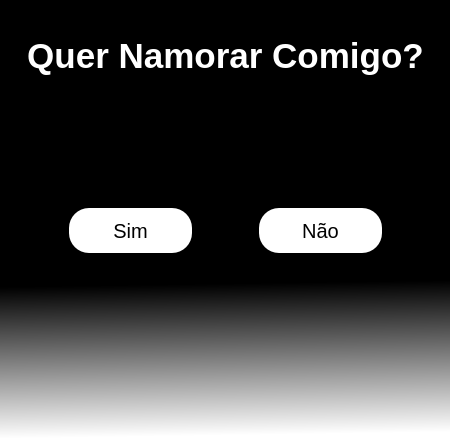
<?xml version="1.0" encoding="UTF-8"?>
<ui version="4.0">
 <class>MainWindow</class>
 <widget class="QMainWindow" name="MainWindow">
  <property name="geometry">
   <rect>
    <x>0</x>
    <y>0</y>
    <width>450</width>
    <height>438</height>
   </rect>
  </property>
  <property name="minimumSize">
   <size>
    <width>450</width>
    <height>438</height>
   </size>
  </property>
  <property name="windowTitle">
   <string>MainWindow</string>
  </property>
  <property name="styleSheet">
   <string notr="true">QWidget#centralwidget{
Backgound-color: qlineargradient(spread:pad, x1:0, y1:0, x2:1, y2:0, stop:0 rgba(0, 0, 0, 255), stop:1 rgba(255, 255, 255, 255));
}</string>
  </property>
  <widget class="QWidget" name="centralwidget">
   <property name="styleSheet">
    <string notr="true">QWidget#centralwidget{
background-color: qlineargradient(spread:pad, x1:0.460455, y1:0.648, x2:0.466, y2:0.994318, stop:0 rgba(0, 0, 0, 255), stop:1 rgba(255, 255, 255, 255))
}

QLabel {
font-size: 35px;
font-weight: bold;
color: white;

}

QPushButton{
 font-size: 20px;
 color: black;
 min-height: 45px;
 border-radius: 20px;
 background-color: white;

}</string>
   </property>
   <widget class="QLabel" name="label">
    <property name="geometry">
     <rect>
      <x>10</x>
      <y>20</y>
      <width>431</width>
      <height>71</height>
     </rect>
    </property>
    <property name="text">
     <string>Quer Namorar Comigo?</string>
    </property>
    <property name="alignment">
     <set>Qt::AlignCenter</set>
    </property>
   </widget>
   <widget class="QFrame" name="frame_yes">
    <property name="geometry">
     <rect>
      <x>60</x>
      <y>190</y>
      <width>141</width>
      <height>81</height>
     </rect>
    </property>
    <property name="frameShape">
     <enum>QFrame::NoFrame</enum>
    </property>
    <property name="frameShadow">
     <enum>QFrame::Raised</enum>
    </property>
    <property name="midLineWidth">
     <number>0</number>
    </property>
    <layout class="QHBoxLayout" name="horizontalLayout_2">
     <item>
      <widget class="QPushButton" name="button_yes">
       <property name="text">
        <string>Sim</string>
       </property>
      </widget>
     </item>
    </layout>
   </widget>
   <widget class="QFrame" name="frame_no">
    <property name="geometry">
     <rect>
      <x>250</x>
      <y>190</y>
      <width>141</width>
      <height>81</height>
     </rect>
    </property>
    <property name="layoutDirection">
     <enum>Qt::LeftToRight</enum>
    </property>
    <property name="frameShape">
     <enum>QFrame::NoFrame</enum>
    </property>
    <property name="frameShadow">
     <enum>QFrame::Raised</enum>
    </property>
    <property name="midLineWidth">
     <number>1</number>
    </property>
    <layout class="QHBoxLayout" name="horizontalLayout">
     <item>
      <widget class="QPushButton" name="button_no">
       <property name="text">
        <string>Não</string>
       </property>
      </widget>
     </item>
    </layout>
   </widget>
   <widget class="QLabel" name="label_2">
    <property name="geometry">
     <rect>
      <x>90</x>
      <y>110</y>
      <width>281</width>
      <height>241</height>
     </rect>
    </property>
    <property name="text">
     <string/>
    </property>
    <property name="pixmap">
     <pixmap resource="projetopedido/ressurce.qrc">:/images/coracao.png</pixmap>
    </property>
    <property name="scaledContents">
     <bool>true</bool>
    </property>
   </widget>
  </widget>
 </widget>
 <resources>
  <include location="projetopedido/ressurce.qrc"/>
 </resources>
 <connections/>
</ui>
